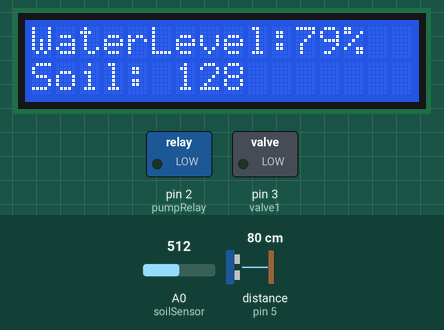
Simulated run of this sketch. Board: Arduino Uno, built with avr-gcc and run on an emulated ATmega328P. Parts: 16×2 character LCD, switched loads named in the sketch (green lamp = pin HIGH). Wiring (inferred from the names in the program): ultrasonic range finder: trigger pin 4; echo pin 5. Inputs (shaded band) come from the test bench; at power-on: distance to the obstacle (sensor on pin 5) 80 cm, A0 (soilSensor) = 512. The echo pulse lasts 58.3 µs per cm; pins used as bus, display or sensor lines are not drawn; what the sketch prints to the serial monitor is not drawn.

Above: at 1.2 s.
1.3 s: distance to the obstacle (sensor on pin 5) set to 56 cm
At 3.7 s:
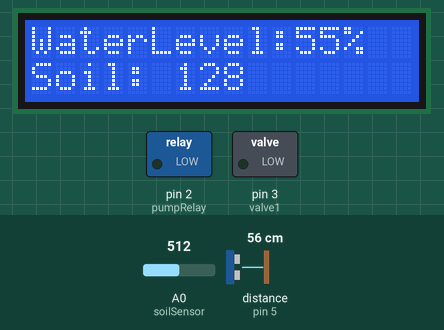
4.8 s: distance to the obstacle (sensor on pin 5) set to 47 cm
At 7.8 s:
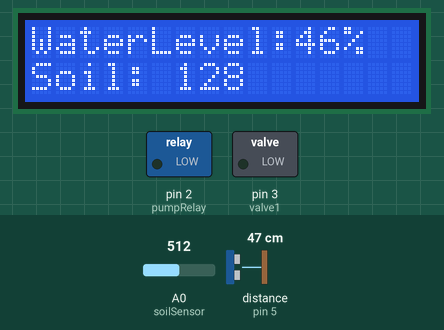
9.7 s: A0 (soilSensor) set to 850
At 13.2 s:
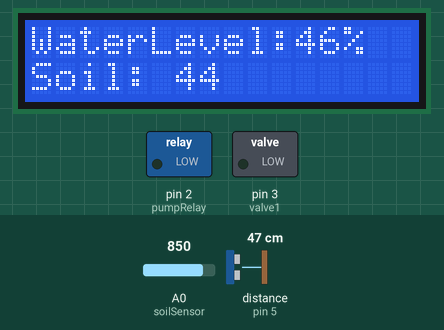
14.2 s: A0 (soilSensor) set to 881
At 19.0 s:
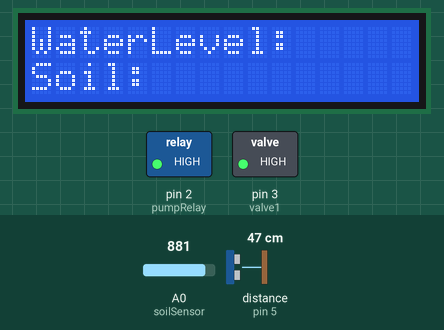
19.1 s: distance to the obstacle (sensor on pin 5) set to 2 cm
At 23.4 s:
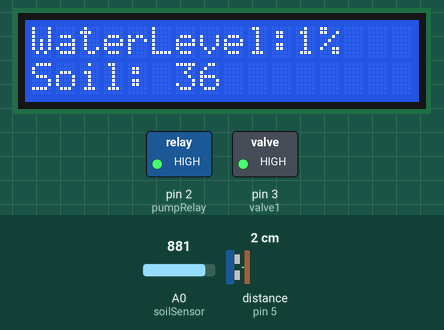
23.7 s: A0 (soilSensor) set to 900
At 25.7 s:
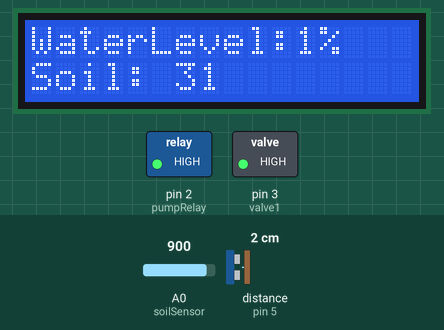
Timing chart, 0 to 27.2 s (numbered marks = the images above; inputs shaded):
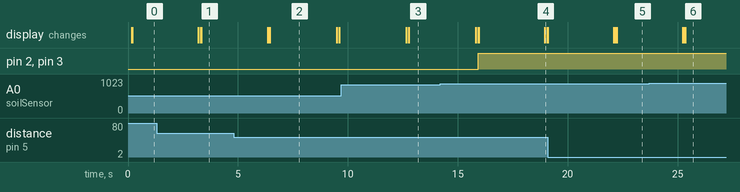

Measured:
- the behaviour switches between 866 and 867 on A0 (soilSensor) (found by bisection; images 3 and 4)
- after the input at 14.2 s, pin 2 (pumpRelay), pin 3 (valve1): LOW → HIGH after 1.7 s
- what the display in image 2 shows lasts 3.0 s, from 6.5 s to 9.5 s

The sketch:

Hydrophonics.ino
```cpp
#include <LiquidCrystal.h>

//default values
#define maxLevel 10 //highest alower value for water in reservoir
#define minLevel 50 //lowest alowed value for water in reservoir
#define defaultSoilHumidity 50 //value of humidity at start up (optional at this time)
#define soilValueCompare 40

//Pin-out for ultrasoni distance sensor
const int trigPin = 4;
const int echoPin = 5;

//Pin-out for soil sensor
#define soilSensor A0
const int enableSoilSensor = 12;

//Pin-out for LCD
const int rs = 6, en = 7, d4 = 8, d5 = 9, d6 = 10, d7 = 11;

//Pin-out for Relays
const int pumpRelay = 2;
const int valve1 = 3;

//Flags
bool isWater = true;
bool needWatering = false;

//Initianting the LCD
LiquidCrystal lcd(rs, en, d4, d5, d6, d7);

void setup()
{
  Serial.begin(9600);
  lcd.begin(16, 2);


  pinMode(trigPin, OUTPUT);
  pinMode(echoPin, INPUT);
  pinMode(enableSoilSensor, OUTPUT);
  pinMode(pumpRelay, OUTPUT);
  pinMode(valve1, OUTPUT);
}

void loop()
{
    int waterLevel  = Distance();
    int soilLevel = ReadSoil();
    //int soilPercentage = (soilLevel / defaultSoilHumidity)*100;
    int soilPercentage = map(soilLevel, 0, 100, 0, 100);
    Serial.print(soilPercentage);

  DisplaySoilValue();
  DisplayWaterLevel();

  checkFlags(waterLevel, soilPercentage);
  Serial.print("isWater: ");
  Serial.print(isWater);
  Serial.print("\n");
  Serial.print("needWatering: ");
  Serial.print(needWatering);
  Serial.print("\n");

  if(isWater){
      if(needWatering){
          digitalWrite(pumpRelay, HIGH);
          digitalWrite(valve1, HIGH);
          Serial.print("Pump and valve open, Watering!\n");
      }else{
        digitalWrite(pumpRelay, LOW);
        digitalWrite(valve1, LOW);
        Serial.print("Pump and valve closed! Soil moisture is suficient.");
      }

  }else{
    digitalWrite(pumpRelay, LOW);
    digitalWrite(valve1, LOW);
    Serial.print("Pump and valve closed! Water Low!");
  }


  delay(3000);
  PurgeLCD();
}

int Distance(){
  unsigned int distance;
  int duration;
  digitalWrite(trigPin, LOW);
  delayMicroseconds(5);
  digitalWrite(trigPin, HIGH);
  delayMicroseconds(10);
  digitalWrite(trigPin, LOW);
  duration = pulseIn(echoPin, HIGH);
  distance = (duration*0.0343)/2;

    return  distance; //raw data
}

int ReadSoil(){
      int sensorValue = 0;
      digitalWrite(enableSoilSensor, LOW);
      delayMicroseconds(50);

      digitalWrite(enableSoilSensor, HIGH);
      delay(50);
      sensorValue = analogRead(soilSensor);
      digitalWrite(enableSoilSensor, LOW);
      int outputValue = map(sensorValue, 0, 1023, 255, 0);

      //return sensorValue; //raw sensor value
      return outputValue;  //maped sensor value
}

void checkFlags(int waterLevel, int soilLevel){
  //checking water level in water tank
    if(waterLevel >= minLevel){
      isWater = false;
    } else{
      isWater = true;
    }

  //checking water content in soil
    if(soilLevel < soilValueCompare - 0.01*soilValueCompare){
      needWatering = true;
    } else{
      needWatering = false;
    }


}

void DisplaySoilValue(){
    int soilValue = ReadSoil();
  lcd.setCursor(0,1);
  lcd.print("Soil: ");
  //int percentage = (soilValue / defaultSoilHumidity)*100;
  int percentage = map(soilValue, 0, 100, 0, 100);
  lcd.print(percentage);

  Serial.print("Soil Humidity: ");
  Serial.print(soilValue);
  Serial.print("\n");
}

void DisplayWaterLevel(){
  int distance = Distance();
  lcd.setCursor(0, 0);
  lcd.print("WaterLevel: ");
  lcd.setCursor(11, 0);
  lcd.print(distance);
  lcd.print("%");

  Serial.print("Water Level: ");
  Serial.print(distance);
  Serial.print("%\n");
}

void PurgeLCD(){
  lcd.setCursor(11, 0);
  lcd.print("     ");
  lcd.setCursor(6, 1);
  lcd.print("            ");
}
```
